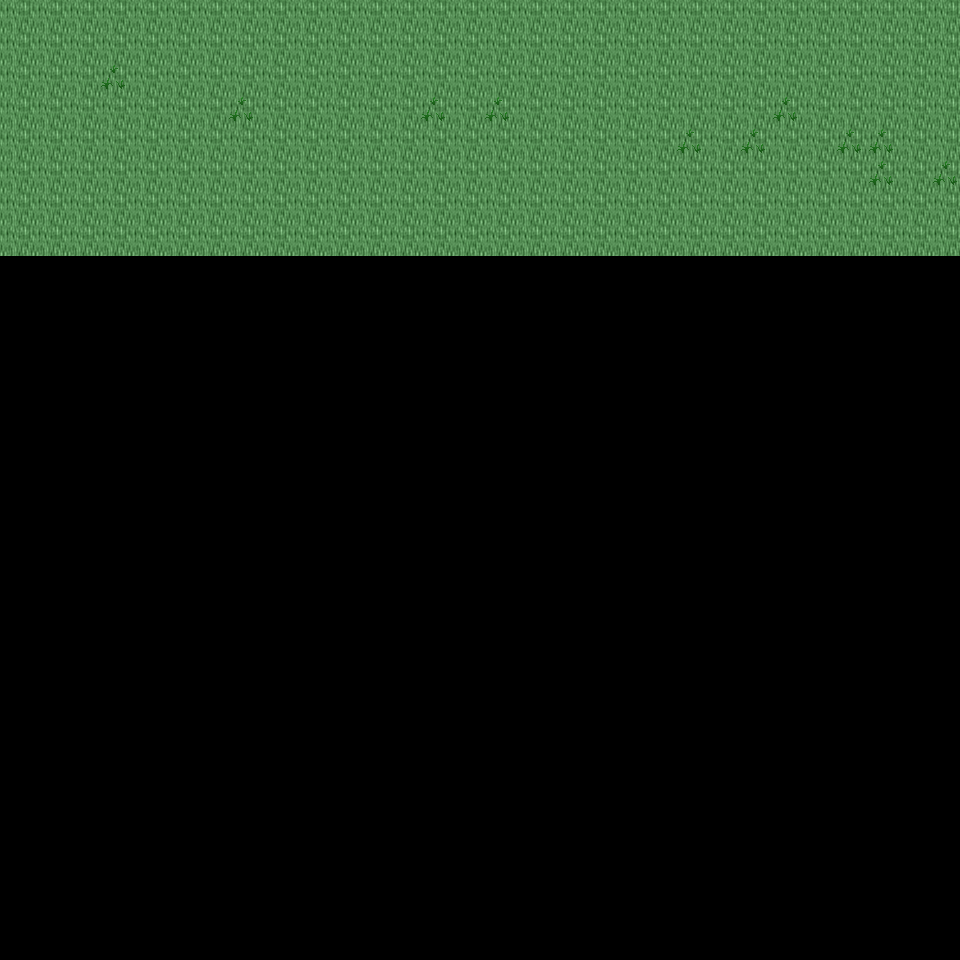

A level layout from a 2D game, rendered from its tile map. Below: a short description, then the map file with tile-grid data replaced by summaries:
An orthogonal 30x30 tile map with 32x32 px tiles, 6 tile layers (Ground, Object, Object2, Above, ...), 31 tilesets and 3 objects (3x mapExit).

<map version="1.0" orientation="orthogonal" renderorder="right-down" width="30" height="30" tilewidth="32" tileheight="32" nextobjectid="4">
  <tileset firstgid="1" name="tileset_ground_ground" tilewidth="32" tileheight="32" tilecount="33" columns="3">
    <image source="../drawable/tileset_ground_ground.png" width="96" height="352" />
  </tileset>
  <tileset firstgid="34" name="tileset_ground_ice_ice" tilewidth="32" tileheight="32" tilecount="3" columns="3">
    <image source="../drawable/tileset_ground_ice_ice.png" width="96" height="32" />
  </tileset>
  <tileset firstgid="37" name="tileset_plant_grasses" tilewidth="32" tileheight="32" tilecount="6" columns="3">
    <image source="../drawable/tileset_plant_grasses.png" width="96" height="64" />
  </tileset>
  <tileset firstgid="43" name="tileset_plant_flower_daisy_white" tilewidth="32" tileheight="32" tilecount="8" columns="2">
    <image source="../drawable/tileset_plant_flower_daisy_white.png" width="64" height="128" />
  </tileset>
  <tileset firstgid="51" name="tileset_plant_flower_daisy_blue" tilewidth="32" tileheight="32" tilecount="8" columns="2">
    <image source="../drawable/tileset_plant_flower_daisy_blue.png" width="64" height="128" />
  </tileset>
  <tileset firstgid="59" name="tileset_ground_ridge_earth_dark" tilewidth="32" tileheight="32" tilecount="96" columns="12">
    <image source="../drawable/tileset_ground_ridge_earth_dark.png" width="384" height="256" />
  </tileset>
  <tileset firstgid="155" name="tileset_ground_rock_pebbles" tilewidth="32" tileheight="32" tilecount="3" columns="1">
    <image source="../drawable/tileset_ground_rock_pebbles.png" width="32" height="96" />
  </tileset>
  <tileset firstgid="158" name="tileset_ground_grass_edges" tilewidth="32" tileheight="32" tilecount="36" columns="12">
    <image source="../drawable/tileset_ground_grass_edges.png" width="384" height="96" />
  </tileset>
  <tileset firstgid="194" name="tileset_plant_bush_bushes" tilewidth="32" tileheight="32" tilecount="10" columns="5">
    <image source="../drawable/tileset_plant_bush_bushes.png" width="160" height="64" />
  </tileset>
  <tileset firstgid="204" name="tileset_plant_stump_stump_purple" tilewidth="32" tileheight="32" tilecount="4" columns="2">
    <image source="../drawable/tileset_plant_stump_stump_purple.png" width="64" height="64" />
  </tileset>
  <tileset firstgid="208" name="tileset_building_wall_stone" tilewidth="32" tileheight="32" tilecount="12" columns="3">
    <image source="../drawable/tileset_building_wall_stone.png" width="96" height="128" />
  </tileset>
  <tileset firstgid="220" name="tileset_ground_ridge_ice_2" tilewidth="32" tileheight="32" tilecount="42" columns="7">
    <image source="../drawable/tileset_ground_ridge_ice_2.png" width="224" height="192" />
  </tileset>
  <tileset firstgid="262" name="tileset_plant_tree_tree_green" tilewidth="32" tileheight="32" tilecount="88" columns="8">
    <image source="../drawable/tileset_plant_tree_tree_green.png" width="256" height="352" />
  </tileset>
  <tileset firstgid="350" name="tileset_building_window_window_long" tilewidth="32" tileheight="32" tilecount="3" columns="3">
    <image source="../drawable/tileset_building_window_window_long.png" width="96" height="32" />
  </tileset>
  <tileset firstgid="353" name="tileset_building_window_window_right" tilewidth="32" tileheight="32" tilecount="2" columns="2">
    <image source="../drawable/tileset_building_window_window_right.png" width="64" height="32" />
  </tileset>
  <tileset firstgid="355" name="tileset_building_door_door_n" tilewidth="32" tileheight="32" tilecount="6" columns="3">
    <image source="../drawable/tileset_building_door_door_n.png" width="96" height="64" />
  </tileset>
  <tileset firstgid="361" name="tileset_building_door_closed_with_key" tilewidth="32" tileheight="32" tilecount="1" columns="1">
    <image source="../drawable/tileset_building_door_closed_with_key.png" width="32" height="32" />
  </tileset>
  <tileset firstgid="362" name="tileset_ground_ladder_horizontal_dark" tilewidth="32" tileheight="32" tilecount="3" columns="1">
    <image source="../drawable/tileset_ground_ladder_horizontal_dark.png" width="32" height="96" />
  </tileset>
  <tileset firstgid="365" name="tileset_ground_ladder_vertical_dark" tilewidth="32" tileheight="32" tilecount="3" columns="3">
    <image source="../drawable/tileset_ground_ladder_vertical_dark.png" width="96" height="32" />
  </tileset>
  <tileset firstgid="368" name="tileset_building_roof_yellow" tilewidth="32" tileheight="32" tilecount="20" columns="5">
    <image source="../drawable/tileset_building_roof_yellow.png" width="160" height="128" />
  </tileset>
  <tileset firstgid="388" name="tileset_logic_creature_gnome" tilewidth="32" tileheight="32" tilecount="6" columns="6">
    <image source="../drawable/tileset_logic_creature_gnome.png" width="192" height="32" />
  </tileset>
  <tileset firstgid="394" name="tileset_logic_creature_orc" tilewidth="32" tileheight="32" tilecount="6" columns="6">
    <image source="../drawable/tileset_logic_creature_orc.png" width="192" height="32" />
  </tileset>
  <tileset firstgid="400" name="tileset_logic_portal" tilewidth="32" tileheight="32" tilecount="24" columns="8">
    <image source="../drawable/tileset_logic_portal.png" width="256" height="96" />
  </tileset>
  <tileset firstgid="424" name="tileset_logic_creature_animal" tilewidth="32" tileheight="32" tilecount="32" columns="8">
    <image source="../drawable/tileset_logic_creature_animal.png" width="256" height="128" />
  </tileset>
  <tileset firstgid="456" name="tileset_logic_collision" tilewidth="32" tileheight="32" tilecount="1" columns="1">
    <image source="../drawable/tileset_logic_collision.png" width="32" height="32" />
  </tileset>
  <tileset firstgid="457" name="tileset_item_blood_nsew_stains" tilewidth="32" tileheight="32" tilecount="4" columns="2">
    <image source="../drawable/tileset_item_blood_nsew_stains.png" width="64" height="64" />
  </tileset>
  <tileset firstgid="461" name="tileset_item_blood_floor_stain" tilewidth="32" tileheight="32" tilecount="1" columns="1">
    <image source="../drawable/tileset_item_blood_floor_stain.png" width="32" height="32" />
  </tileset>
  <tileset firstgid="462" name="tileset_ground_blue_paving" tilewidth="32" tileheight="32" tilecount="2" columns="1">
    <image source="../drawable/tileset_ground_blue_paving.png" width="32" height="64" />
  </tileset>
  <tileset firstgid="464" name="tileset_ground_green_paving" tilewidth="32" tileheight="32" tilecount="18" columns="3">
    <image source="../drawable/tileset_ground_green_paving.png" width="96" height="192" />
  </tileset>
  <tileset firstgid="482" name="tileset_logic_protection" tilewidth="32" tileheight="32" tilecount="2" columns="2">
    <image source="../drawable/tileset_logic_protection.png" width="64" height="32" />
  </tileset>
  <tileset firstgid="484" name="tileset_logic_creature_fowl" tilewidth="32" tileheight="32" tilecount="6" columns="6">
    <image source="../drawable/tileset_logic_creature_fowl.png" width="192" height="32" />
  </tileset>
  <layer name="Ground" width="30" height="30">
    <data>[900 cells, 240 non-empty, 1 distinct tile ids]</data>
  </layer>
  <layer name="Object" width="30" height="30">
    <data>[900 cells, 11 non-empty, 1 distinct tile ids]</data>
  </layer>
  <layer name="Object2" width="30" height="30">
    <data>[900 cells, 0 non-empty, 0 distinct tile ids]</data>
  </layer>
  <layer name="Above" width="30" height="30">
    <data>[900 cells, 0 non-empty, 0 distinct tile ids]</data>
  </layer>
  <layer name="Above2" width="30" height="30">
    <data>[900 cells, 0 non-empty, 0 distinct tile ids]</data>
  </layer>
  <layer name="Walkable" width="30" height="30">
    <data>[900 cells, 0 non-empty, 0 distinct tile ids]</data>
  </layer>
  <objectgroup name="MapEvents">
    <object id="1" name="north" type="mapExit" x="0" y="0" width="960" height="32">
      <properties>
        <property name="map" value="level_0_x173_y45" />
        <property name="x" value="0" />
        <property name="y" value="28" />
      </properties>
    </object>
    <object id="2" name="west" type="mapExit" x="0" y="0" width="32" height="960">
      <properties>
        <property name="map" value="level_0_x172_y46" />
        <property name="x" value="28" />
        <property name="y" value="0" />
      </properties>
    </object>
    <object id="3" name="east" type="mapExit" x="928" y="0" width="32" height="960">
      <properties>
        <property name="map" value="level_0_x174_y46" />
        <property name="x" value="1" />
        <property name="y" value="0" />
      </properties>
    </object>
  </objectgroup>
</map>
